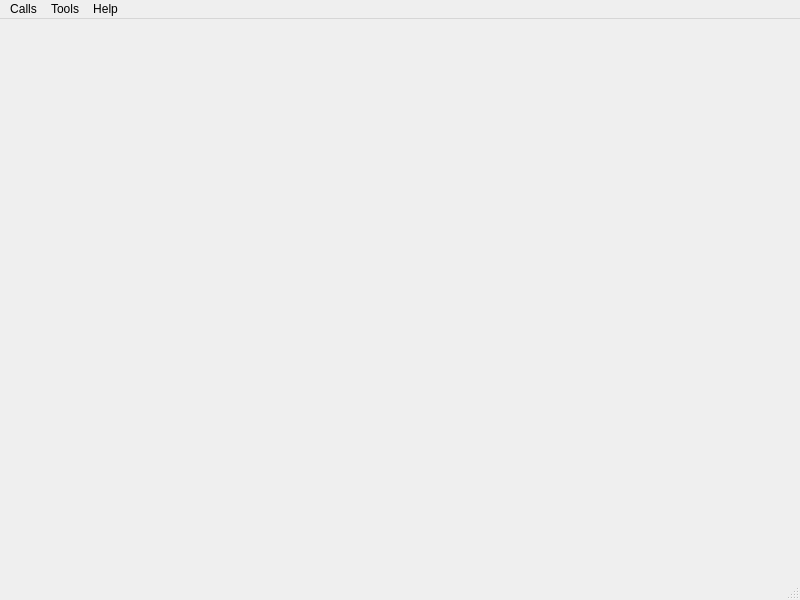
<?xml version="1.0" encoding="UTF-8"?>
<ui version="4.0">
 <class>MainWindow</class>
 <widget class="QMainWindow" name="MainWindow">
  <property name="geometry">
   <rect>
    <x>0</x>
    <y>0</y>
    <width>800</width>
    <height>600</height>
   </rect>
  </property>
  <property name="sizePolicy">
   <sizepolicy hsizetype="Maximum" vsizetype="Maximum">
    <horstretch>0</horstretch>
    <verstretch>0</verstretch>
   </sizepolicy>
  </property>
  <property name="windowTitle">
   <string>Simple Terminal</string>
  </property>
  <widget class="QWidget" name="centralWidget">
   <layout class="QVBoxLayout" name="verticalLayout"/>
  </widget>
  <widget class="QMenuBar" name="menuBar">
   <property name="geometry">
    <rect>
     <x>0</x>
     <y>0</y>
     <width>800</width>
     <height>22</height>
    </rect>
   </property>
   <widget class="QMenu" name="menuCalls">
    <property name="title">
     <string>Calls</string>
    </property>
    <addaction name="actionConnect"/>
    <addaction name="actionDisconnect"/>
    <addaction name="separator"/>
    <addaction name="actionQuit"/>
   </widget>
   <widget class="QMenu" name="menuTools">
    <property name="title">
     <string>Tools</string>
    </property>
    <addaction name="actionConfigure"/>
    <addaction name="actionClear"/>
   </widget>
   <widget class="QMenu" name="menuHelp">
    <property name="title">
     <string>Help</string>
    </property>
    <addaction name="actionAbout"/>
    <addaction name="actionAboutQt"/>
   </widget>
   <addaction name="menuCalls"/>
   <addaction name="menuTools"/>
   <addaction name="menuHelp"/>
  </widget>
  <widget class="QStatusBar" name="statusBar"/>
  <action name="actionAbout">
   <property name="text">
    <string>&amp;About</string>
   </property>
   <property name="toolTip">
    <string>About program</string>
   </property>
   <property name="shortcut">
    <string>Alt+A</string>
   </property>
  </action>
  <action name="actionAboutQt">
   <property name="text">
    <string>About Qt</string>
   </property>
  </action>
  <action name="actionConnect">
   <property name="icon">
    <iconset resource="FMDDatalogger.qrc">
     <normaloff>:/images/connect.png</normaloff>:/images/connect.png</iconset>
   </property>
   <property name="text">
    <string>C&amp;onnect</string>
   </property>
   <property name="toolTip">
    <string>Connect to serial port</string>
   </property>
   <property name="shortcut">
    <string>Ctrl+O</string>
   </property>
  </action>
  <action name="actionDisconnect">
   <property name="icon">
    <iconset resource="FMDDatalogger.qrc">
     <normaloff>:/images/disconnect.png</normaloff>:/images/disconnect.png</iconset>
   </property>
   <property name="text">
    <string>&amp;Disconnect</string>
   </property>
   <property name="toolTip">
    <string>Disconnect from serial port</string>
   </property>
   <property name="shortcut">
    <string>Ctrl+D</string>
   </property>
  </action>
  <action name="actionConfigure">
   <property name="icon">
    <iconset resource="FMDDatalogger.qrc">
     <normaloff>:/images/settings.png</normaloff>:/images/settings.png</iconset>
   </property>
   <property name="text">
    <string>&amp;Configure</string>
   </property>
   <property name="toolTip">
    <string>Configure serial port</string>
   </property>
   <property name="shortcut">
    <string>Alt+C</string>
   </property>
  </action>
  <action name="actionClear">
   <property name="icon">
    <iconset resource="FMDDatalogger.qrc">
     <normaloff>:/images/clear.png</normaloff>:/images/clear.png</iconset>
   </property>
   <property name="text">
    <string>C&amp;lear</string>
   </property>
   <property name="toolTip">
    <string>Clear data</string>
   </property>
   <property name="shortcut">
    <string>Alt+L</string>
   </property>
  </action>
  <action name="actionQuit">
   <property name="icon">
    <iconset resource="FMDDatalogger.qrc">
     <normaloff>:/images/application-exit.png</normaloff>:/images/application-exit.png</iconset>
   </property>
   <property name="text">
    <string>&amp;Quit</string>
   </property>
   <property name="shortcut">
    <string>Ctrl+Q</string>
   </property>
  </action>
 </widget>
 <layoutdefault spacing="6" margin="11"/>
 <resources>
  <include location="FMDDatalogger.qrc"/>
 </resources>
 <connections/>
</ui>
